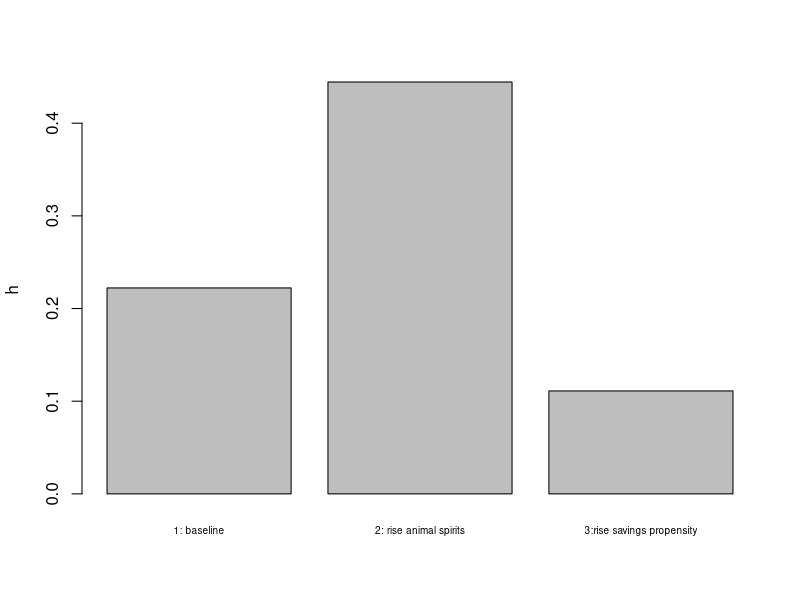
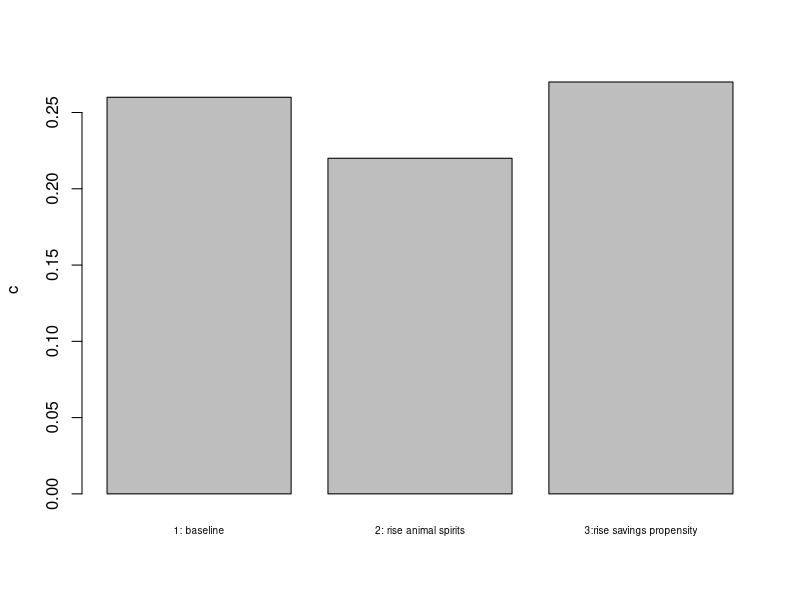
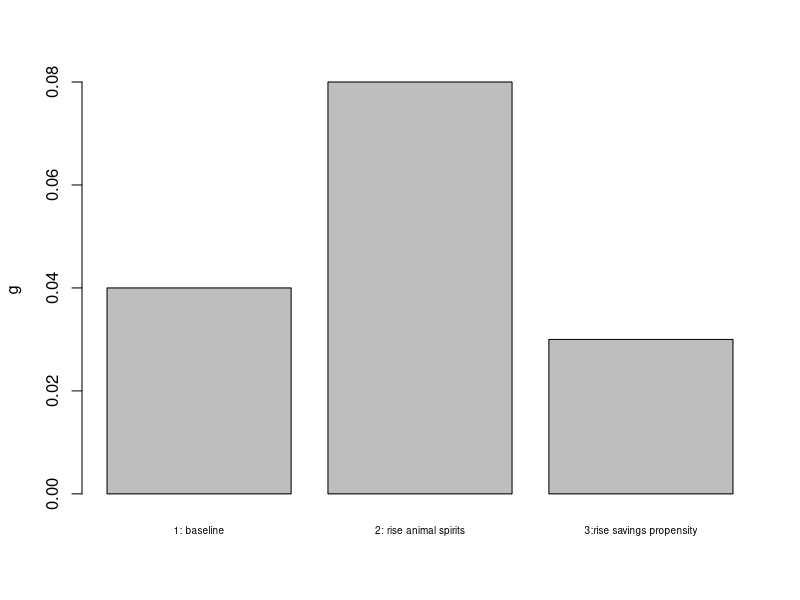
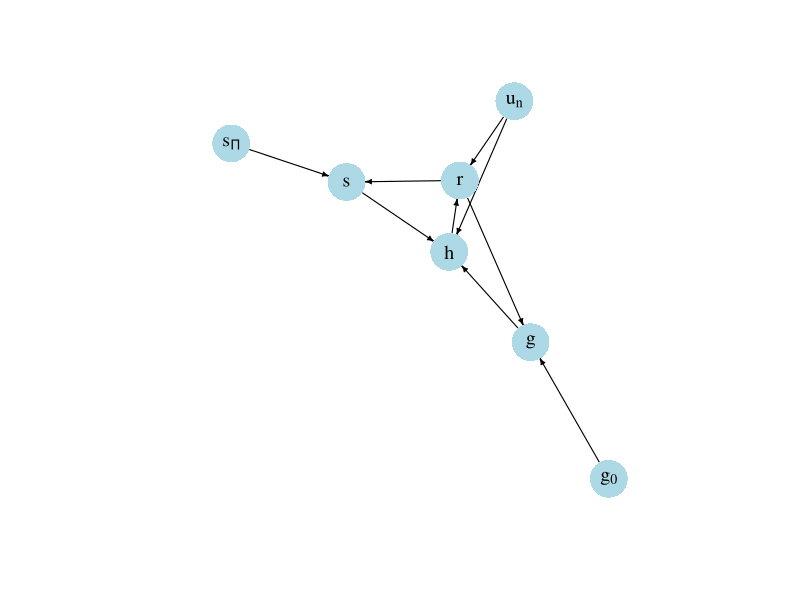

Here is the R script that generated these plots, in order:
## ---- chunk 1

#Clear the environment
rm(list=ls(all=TRUE))

# Set number of scenarios (including baselines)
S=3

#Create vector in which equilibrium solutions from different parameterisations will be stored
h_star=vector(length=S) # profit share
g_star=vector(length=S) # growth rate of capital stock
s_star=vector(length=S) # saving rate
c_star=vector(length=S) # consumption rate
r_star=vector(length=S) # profit rate

# Set constant parameter values
v=3    # capital-to-potential output ratio
g1=0.3 # sensitivity of investment with respect to profit rate 
un=0.9 # normal rate of capacity utilisation

# Set exogenous variables whose parameterisation changes across regimes 
g0=vector(length=S) # animal spirits
sp=vector(length=S) # propensity to save out of profits

### Construct different scenarios 

# scenario 1: baseline 
g0[]=0.02
sp[]=0.6

#scenario 2: increase in animal spirits
g0[2]=0.04

# scenario 3: increase in propensity to save out of profits
sp[3]=0.9

#Check  stability condition for all scenarios
for (i in 1:S){
  print(sp[i]>g1)
}

# Initialise endogenous variables at some arbitrary positive value 
g = r = s = c = h = 1

#Solve this system numerically through 1000 iterations based on the initialisation
for (i in 1:S){
  
  for (iterations in 1:1000){
    
    #(1) Profit rate
    r=(h*un)/v
    
    #(2) Saving
    s = sp[i]*r
    
    #(3) Consumption
    c= un/v - s
    
    #(4) Investment
    g = g0[i]+g1*r
    
    #(5) Goods market equilibrium profit share
    h=(v/un)*(g0[i]/(sp[i]-g1))
    
  }
  
  #Save results for different parameterisations in vector
  h_star[i]=h
  g_star[i]=g
  r_star[i]=r
  s_star[i]=s
  c_star[i]=c
}


## ---- chunk 2
#| label: fig-profshare-kaldor-robinson
#| fig-cap: Profit share

barplot(h_star, ylab="h", names.arg=c("1: baseline", "2: rise animal spirits", "3:rise savings propensity"), cex.names = 0.6)

## ---- chunk 3
#| label: fig-consumption-kaldor-robinson
#| fig-cap: Rate of consumption

barplot(c_star, ylab="c", names.arg=c("1: baseline", "2: rise animal spirits", "3:rise savings propensity"), cex.names = 0.6)

## ---- chunk 4
#| label: fig-growth-kaldor-robinson
#| fig-cap: Rate of growth

barplot(g_star, ylab="g", names.arg=c("1: baseline", "2: rise animal spirits", "3:rise savings propensity"), cex.names = 0.6)

## ---- chunk 5
#| message: false
#| label: fig-dg-kaldor-robinson
#| fig-cap: Directed graph of Kaldor-Robinson growth model

## Create directed graph 
# Construct auxiliary Jacobian matrix for 7 variables: 
             # r,h,s,g,g0,sp,un
M_mat=matrix(c(0,1,0,0,0, 0, 1,
               0,0,1,1,0, 0, 1,
               1,0,0,0,0, 1, 0,
               1,0,0,0,1, 0, 0,
               0,0,0,0,0, 0, 0,
               0,0,0,0,0, 0, 0,
               0,0,0,0,0, 0, 0), 7, 7, byrow=TRUE)

# Create adjacency matrix from transpose of auxiliary Jacobian 
A_mat=t(M_mat)

# Create directed graph from adjacency matrix
library(igraph)
dg= graph_from_adjacency_matrix(A_mat, mode="directed", weighted= NULL)

# Define node labels
V(dg)$name=c("r", "h", "s", "g", expression(g[0]), expression(s[Pi]), expression(u[n]))

# Plot directed graph
plot(dg, main="", vertex.size=20, vertex.color="lightblue", 
     vertex.label.color="black", edge.arrow.size=0.3, edge.width=1.1, edge.size=1.2,
     edge.arrow.width=1.2, edge.color="black", vertex.label.cex=1.2, 
     vertex.frame.color="NA", margin=-0.08)

## ---- chunk 6

# Profit rate
for (i in 1:S){
  print((g0[i])/(sp[i]-g1))
}

# Growth rate
for (i in 1:S){
  print((sp[i]*g0[i])/(sp[i]-g1))
}

